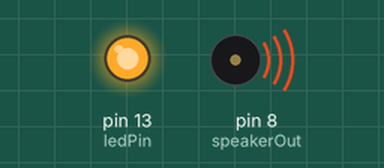
Bench run of a sketch on a simulated Arduino Uno, built with avr-gcc and run on an emulated ATmega328P. Parts: output pins drawn as LEDs (lit = HIGH), buzzer (waves = sounding). Pins used as bus, display or sensor lines are not drawn.

Above: at 0.28 s.
At 12.8 s:
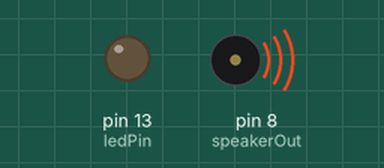
At 27.1 s:
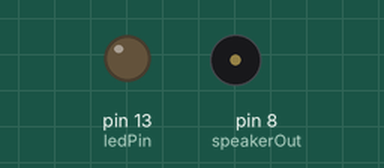
Timing chart, 0 to 40.0 s (numbered marks = the images above):
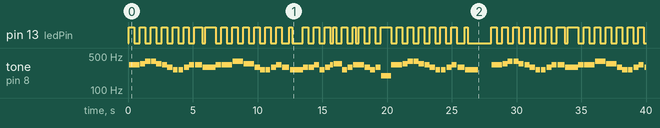

Measured:
- by itself, pin 13 (ledPin): LOW → HIGH at 0.05 s, → LOW 0.42 s later, → HIGH 0.42 s later, → LOW 0.42 s later, … (90 changes in this stretch)
- by itself, tone on pin 8 (speakerOut): plays 329 Hz for 0.80 s, 348 Hz for 0.40 s, 391 Hz for 0.40 s, 391 Hz for 0.40 s, 348 Hz for 0.40 s, 329 Hz for 0.40 s … (74 notes in this stretch)

The sketch:

PlayMidi.ino
```cpp
/*
 * Square wave tune with an Arduino and a PC speaker.
 * The calculation of the tones is made following the mathematical
 * operation:
 *
 *	timeUpDown = 1/(2 * toneFrequency) = period / 2
 * )c( Copyleft 2009 Daniel Gimpelevich
 * Inspired from AlexandreQuessy's http://www.arduino.cc/playground/Code/MusicalAlgoFun
 */

const byte ledPin = 13;
const byte speakerOut = 8;

/* 10.5 octaves :: semitones. 60 = do, 62 = re, etc. */
/* MIDI notes from 0, or C(-1), to 127, or G9. */
/* Rests are note number -1. */

unsigned int timeUpDown[128];

/* our song. Each number pair is a MIDI note and a note symbol. */
/* Symbols are 1 for whole, -1 for dotted whole, 2 for half, */
/* -2 for dotted half, 4 for quarter, -4 for dotted quarter, etc. */

const char song[] = {	64,4,64,4,65,4,67,4,		67,4,65,4,64,4,62,4,
			60,4,60,4,62,4,64,4,		64,-4,62,8,62,2,
			64,4,64,4,65,4,67,4,		67,4,65,4,64,4,62,4,
			60,4,60,4,62,4,64,4,		62,-4,60,8,60,2,
			62,4,62,4,64,4,60,4,		62,4,64,8,65,8,64,4,60,4,
			62,4,64,8,65,8,64,4,62,4,	60,4,62,4,55,2,
			64,4,64,4,65,4,67,4,		67,4,65,4,64,4,62,4,
			60,4,60,4,62,4,64,4,		62,-4,60,8,60,2};

// Happy Birthday
/*
const char song[] = {      60,4,60,4, 62,2,60,2,65,2, 64,1,60,4,60,4, 62,2,60,2,67,2,
                      65,1,60,4,60,4, 72,2,69,2,65,2, 64,2,62,2,70,4,70,4, 69,2,65,2,67,2, 65,1
};
*/

int period, i;
unsigned int timeUp, beat;
byte statePin = LOW;
const byte BPM = 160;
const float TEMPO_SECONDS = 60.0 / BPM;
const unsigned int MAXCOUNT = sizeof(song) / 2;

void setup() {
	pinMode(ledPin, OUTPUT);
	pinMode(speakerOut, OUTPUT);
	for (i = 0; i <= 127; i++)
		timeUpDown[i] = 1000000 / (pow(2, (i - 69) / 12.0) * 880);
}

void loop() {
	digitalWrite(speakerOut, LOW);
	for (beat = 0; beat < MAXCOUNT; beat++) {
		statePin = !statePin;
		digitalWrite(ledPin, statePin);

		i = song[beat * 2];
		timeUp = (i < 0) ? 0 : timeUpDown[i];

		period = (timeUp ? (1000000 / timeUp) / 2 : 250) * TEMPO_SECONDS
			* 4 / song[beat * 2 + 1];
		if (period < 0)
			period = period * -3 / 2;
		for (i = 0; i < period; i++) {
			digitalWrite(speakerOut, timeUp ? HIGH : LOW);
			delayMicroseconds(timeUp ? timeUp : 2000);
			digitalWrite(speakerOut, LOW);
			delayMicroseconds(timeUp ? timeUp : 2000);
		}
		delay(50);
	}
	digitalWrite(speakerOut, LOW);
	delay(1000);
}
```
